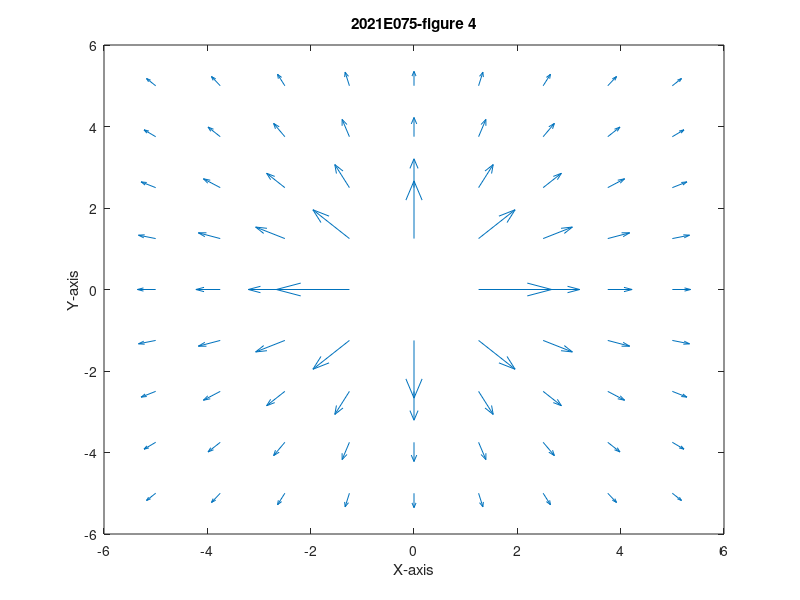

Write MATLAB code to recreate this figure.
% 4.

[x,y]=meshgrid(-5:1.25:5);
thita=atan2(y,x);
Ex=(1./((x.^2+y.^2).^(0.5))).*cos(thita);
Ey=(1./((x.^2+y.^2).^(0.5))).*sin(thita);
quiver(x,y,Ex,Ey)
ylabel('Y-axis')
xlabel('X-axis')
title('2021E075-figure 4')